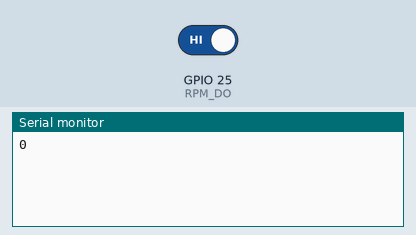
The sketch below on a simulated ESP32. Shown: the last lines printed to the serial monitor. Inputs (shaded band) come from the test bench; at power-on: GPIO 25 (RPM_DO) HIGH.

Above: at 1.2 s.
1.3 s: GPIO 25 (RPM_DO) driven LOW
At 2.4 s:
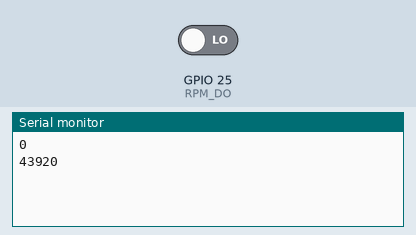
2.8 s: GPIO 25 (RPM_DO) driven HIGH
At 3.9 s:
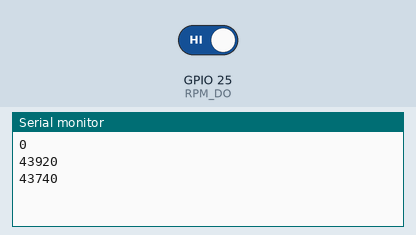
Timing chart, 0 to 5.8 s (numbered marks = the images above; inputs shaded):
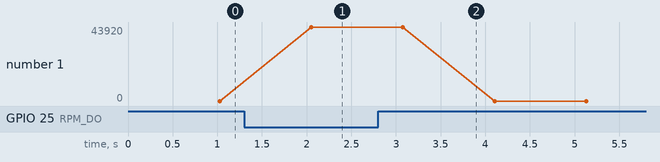

The sketch:

RPM.ino
```cpp
const int RPM_DO = 25;

int delaysToSec = 0;
int motorRounds = 0;

void setup() {
  Serial.begin(115200);

  pinMode(RPM_DO, INPUT);
}

void loop() {
  if (delaysToSec == 1000) {
    delaysToSec = 0;
    Serial.println(motorRounds * 60);
    motorRounds = 0;
  }

  motorRounds += !digitalRead(RPM_DO);
  delaysToSec++;
  delay(1);
}
```

Measured:
- after the input at 1.3 s, the serial monitor: prints a new line after 0.75 s (image 1)
- after the input at 2.8 s, the serial monitor: prints a new line after 0.28 s (image 2)
- plotted number 1: 0 → 43920 after the input at 1.3 s
